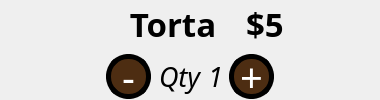
                <widget class="QWidget" name="Articulo0_3" native="true">
                 <property name="minimumSize">
                  <size>
                   <width>380</width>
                   <height>100</height>
                  </size>
                 </property>
                 <property name="maximumSize">
                  <size>
                   <width>380</width>
                   <height>100</height>
                  </size>
                 </property>
                 <layout class="QHBoxLayout" name="horizontalLayout_91">
                  <property name="leftMargin">
                   <number>0</number>
                  </property>
                  <property name="topMargin">
                   <number>0</number>
                  </property>
                  <property name="rightMargin">
                   <number>0</number>
                  </property>
                  <property name="bottomMargin">
                   <number>0</number>
                  </property>
                  <item>
                   <widget class="QWidget" name="img0_6" native="true">
                    <property name="minimumSize">
                     <size>
                      <width>100</width>
                      <height>100</height>
                     </size>
                    </property>
                    <property name="maximumSize">
                     <size>
                      <width>100</width>
                      <height>100</height>
                     </size>
                    </property>
                    <property name="styleSheet">
                     <string notr="true">background-image: url(:/Imagenes/torta.png);
border-radius: 30px;</string>
                    </property>
                   </widget>
                  </item>
                  <item>
                   <widget class="QWidget" name="widget_29_ejemplo_10" native="true">
                    <layout class="QVBoxLayout" name="verticalLayout_39">
                     <property name="leftMargin">
                      <number>0</number>
                     </property>
                     <property name="topMargin">
                      <number>0</number>
                     </property>
                     <property name="rightMargin">
                      <number>0</number>
                     </property>
                     <property name="bottomMargin">
                      <number>0</number>
                     </property>
                     <item>
                      <widget class="QWidget" name="widget_37_ejemplo_10" native="true">
                       <layout class="QHBoxLayout" name="horizontalLayout_92">
                        <property name="leftMargin">
                         <number>0</number>
                        </property>
                        <property name="topMargin">
                         <number>0</number>
                        </property>
                        <property name="rightMargin">
                         <number>0</number>
                        </property>
                        <property name="bottomMargin">
                         <number>0</number>
                        </property>
                        <item>
                         <widget class="QLabel" name="articulo_label2">
                          <property name="font">
                           <font>
                            <family>Cascadia Mono</family>
                            <pointsize>25</pointsize>
                            <weight>75</weight>
                            <bold>true</bold>
                           </font>
                          </property>
                          <property name="text">
                           <string>Torta</string>
                          </property>
                          <property name="alignment">
                           <set>Qt::AlignCenter</set>
                          </property>
                         </widget>
                        </item>
                        <item>
                         <widget class="QLabel" name="precio_label2">
                          <property name="font">
                           <font>
                            <family>Cascadia Mono</family>
                            <pointsize>25</pointsize>
                            <weight>75</weight>
                            <bold>true</bold>
                           </font>
                          </property>
                          <property name="text">
                           <string>$5</string>
                          </property>
                         </widget>
                        </item>
                       </layout>
                      </widget>
                     </item>
                     <item>
                      <widget class="QWidget" name="widget_33_ejemplo_10" native="true">
                       <property name="font">
                        <font>
                         <family>Cascadia Mono</family>
                        </font>
                       </property>
                       <layout class="QHBoxLayout" name="horizontalLayout_93">
                        <property name="leftMargin">
                         <number>0</number>
                        </property>
                        <property name="topMargin">
                         <number>0</number>
                        </property>
                        <property name="rightMargin">
                         <number>0</number>
                        </property>
                        <property name="bottomMargin">
                         <number>0</number>
                        </property>
                        <item>
                         <widget class="QPushButton" name="minus_button2">
                          <property name="minimumSize">
                           <size>
                            <width>45</width>
                            <height>45</height>
                           </size>
                          </property>
                          <property name="maximumSize">
                           <size>
                            <width>45</width>
                            <height>45</height>
                           </size>
                          </property>
                          <property name="font">
                           <font>
                            <family>Cascadia Mono</family>
                            <pointsize>30</pointsize>
                           </font>
                          </property>
                          <property name="styleSheet">
                           <string notr="true">QPushButton{
background-color: rgb(77, 45, 18);
border-style: solid;
border-color: black;
border-width: 5px;
border-radius: 22px;
color: white;
}

QPushButton:pressed {
border-style: inset;
border-width: 1px;
background-color: rgb(115, 67, 26);
color: white;
}</string>
                          </property>
                          <property name="text">
                           <string>-</string>
                          </property>
                         </widget>
                        </item>
                        <item>
                         <widget class="QLabel" name="label_32">
                          <property name="minimumSize">
                           <size>
                            <width>45</width>
                            <height>45</height>
                           </size>
                          </property>
                          <property name="maximumSize">
                           <size>
                            <width>45</width>
                            <height>45</height>
                           </size>
                          </property>
                          <property name="font">
                           <font>
                            <family>Cascadia Mono</family>
                            <pointsize>20</pointsize>
                            <italic>true</italic>
                           </font>
                          </property>
                          <property name="text">
                           <string>Qty</string>
                          </property>
                          <property name="alignment">
                           <set>Qt::AlignCenter</set>
                          </property>
                         </widget>
                        </item>
                        <item>
                         <widget class="QLabel" name="qty_label2">
                          <property name="font">
                           <font>
                            <family>Cascadia Mono</family>
                            <pointsize>20</pointsize>
                            <italic>true</italic>
                           </font>
                          </property>
                          <property name="text">
                           <string>1</string>
                          </property>
                         </widget>
                        </item>
                        <item>
                         <widget class="QPushButton" name="plus_button2">
                          <property name="minimumSize">
                           <size>
                            <width>45</width>
                            <height>45</height>
                           </size>
                          </property>
                          <property name="maximumSize">
                           <size>
                            <width>45</width>
                            <height>45</height>
                           </size>
                          </property>
                          <property name="font">
                           <font>
                            <family>Cascadia Mono</family>
                            <pointsize>30</pointsize>
                           </font>
                          </property>
                          <property name="styleSheet">
                           <string notr="true">QPushButton{
background-color: rgb(77, 45, 18);
border-style: solid;
border-color: black;
border-width: 5px;
border-radius: 22px;
color: white;
}

QPushButton:pressed {
border-style: inset;
border-width: 1px;
background-color: rgb(115, 67, 26);
color: white;
}</string>
                          </property>
                          <property name="text">
                           <string>+</string>
                          </property>
                         </widget>
                        </item>
                        <item>
                         <spacer name="horizontalSpacer_ejemplo_10">
                          <property name="orientation">
                           <enum>Qt::Horizontal</enum>
                          </property>
                          <property name="sizeHint" stdset="0">
                           <size>
                            <width>40</width>
                            <height>20</height>
                           </size>
                          </property>
                         </spacer>
                        </item>
                       </layout>
                      </widget>
                     </item>
                    </layout>
                   </widget>
                  </item>
                 </layout>
                </widget>
